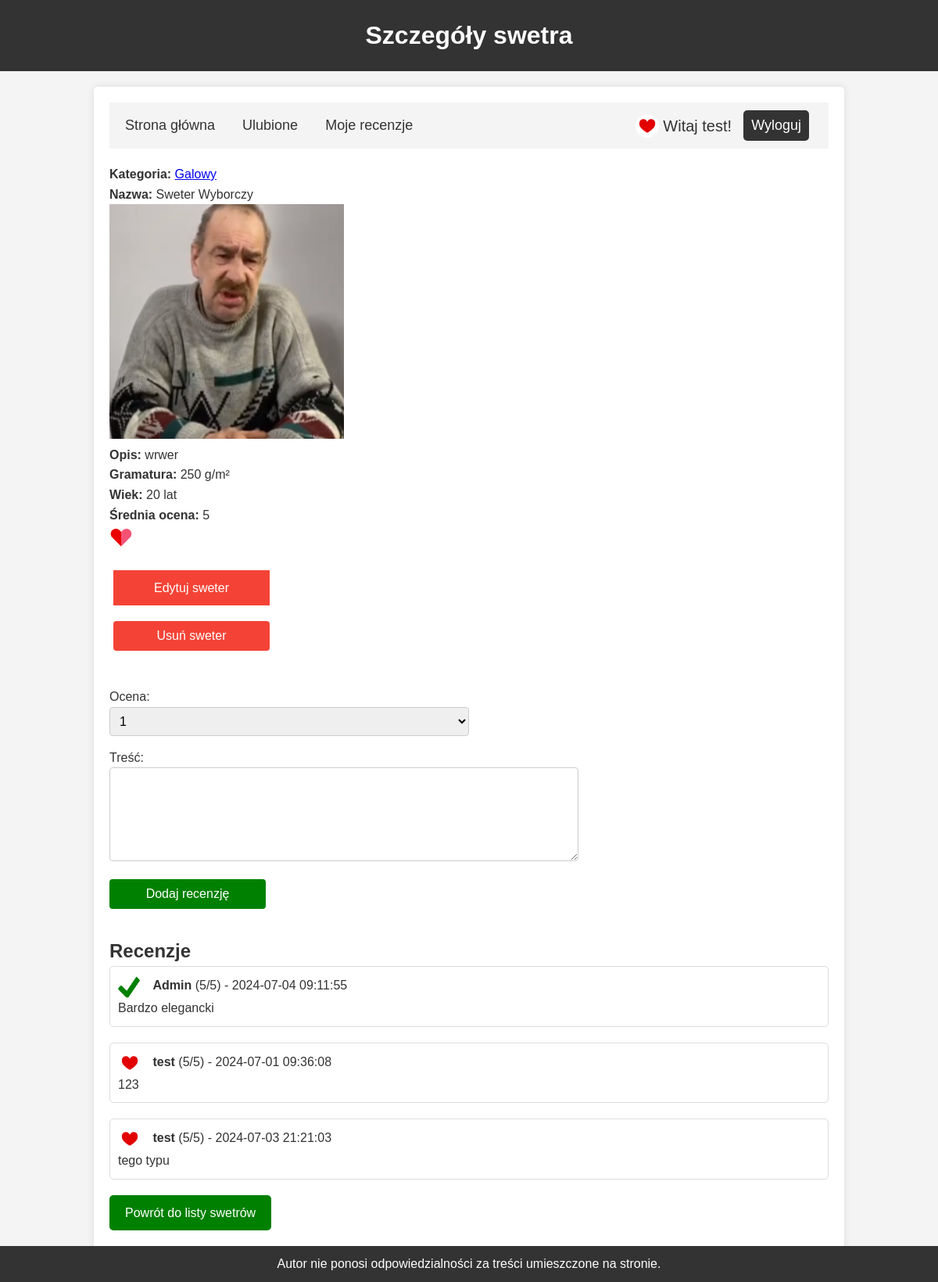
The page /swetry/details.php?id=7 (signed in) on the database its author committed.
### tables this page shows
CREATE TABLE `uzytkownicy` (
  `id` int(10) UNSIGNED NOT NULL,
  `login` varchar(50) DEFAULT NULL,
  `haslo` varchar(50) DEFAULT NULL,
  `email` varchar(50) DEFAULT NULL,
  `rola` varchar(50) DEFAULT 'user',
  `data` timestamp NOT NULL DEFAULT current_timestamp() ON UPDATE current_timestamp(),
  `profile_picture` varchar(255) NOT NULL DEFAULT 'upload_profile_pics/default.png'
);

CREATE TABLE `swetry` (
  `id` int(10) UNSIGNED NOT NULL,
  `idKategorii` int(10) UNSIGNED DEFAULT NULL,
  `nazwa` varchar(50) DEFAULT NULL,
  `obrazek` varchar(50) DEFAULT NULL,
  `opis` text DEFAULT NULL,
  `gramatura` int(11) DEFAULT NULL,
  `wiek` int(11) DEFAULT NULL
);

CREATE TABLE `kategorie` (
  `id` int(10) UNSIGNED NOT NULL,
  `nazwa` varchar(50) DEFAULT NULL,
  `opis` text DEFAULT NULL
);

CREATE TABLE `recenzje` (
  `id` int(10) UNSIGNED NOT NULL,
  `idSwetra` int(10) UNSIGNED DEFAULT NULL,
  `nick` varchar(50) DEFAULT NULL,
  `ocena` int(11) DEFAULT NULL,
  `tresc` text DEFAULT NULL,
  `data` timestamp NOT NULL DEFAULT current_timestamp()
);

### swetry/details.php (the view, shortened to what this page needs)
<!DOCTYPE html>
<html lang="pl">
<head>
    <link rel="stylesheet" href="styldetails.css">
</head>
<body>
<header>
    <h1>Szczegóły swetra</h1>
</header>
<div class="container">
    <nav class="menu">
        <?php require("menu.php"); ?>
    </nav>
    <?php
    $conn = new mysqli("localhost", "root", "", "swetrydb");
    $id = $_GET["id"];
    $idUzytkownika = $_SESSION["id"];
    $sql = "SELECT id FROM ulubione WHERE idSwetra = $id AND idUzytkownika = $idUzytkownika";
    $added = $conn->query($sql)->num_rows > 0;
    $heartImage = $added ? "obrazki/filled_heart.png" : "obrazki/empty_heart.png";
    $sql = "SELECT AVG(ocena) AS srednia FROM recenzje WHERE idSwetra = $id";
    $result = $conn->query($sql);
    $srednia = $result->fetch_object()->srednia;
    $sql = "SELECT idKategorii, k.nazwa AS nazwaKat, d.nazwa, obrazek, d.opis, gramatura, wiek
            FROM swetry d
            JOIN kategorie k ON d.idKategorii = k.id
            WHERE d.id = $id";
    $result = $conn->query($sql);
    $row = $result->fetch_object();
    ?>
    <div class="details">
        <p><strong>Kategoria:</strong> <a href='index.php?idKat=<?= $row->idKategorii ?>'><?= $row->nazwaKat ?></a></p>
        <p><strong>Nazwa:</strong> <?= $row->nazwa ?></p>
        <p><img src='obrazki/<?= $row->obrazek ?>' width='300' height='300'></p>
        <p><strong>Opis:</strong> <?= $row->opis ?></p>
        <p><strong>Gramatura:</strong> <?= $row->gramatura ?> g/m²</p>
        <p><strong>Wiek:</strong> <?= $row->wiek ?> lat</p>
        <p><strong>Średnia ocena:</strong> <?= round($srednia, 2) ?></p>
        <img class='fav' data-sweter='<?= $id ?>' src='<?= $heartImage ?>' alt='Toggle Favourite' width='30' height='30'>
    </div>
    <p class="edit-button"><a href='updateForm.php?id=<?= $id ?>' class='btn edit-btn'>Edytuj sweter</a></p>
    <form action="delete.php" method="post" class="delete-form">
        <input type="submit" value="Usuń sweter" class="btn delete-btn">
    </form>
    <br></br>
    <div class="review-form">
        <form action="insertReview.php" method="post">
            <p>
                <label for="ocena">Ocena:</label>
                <select name="ocena" id="ocena">
                    <option value="1">1</option>
                </select>
            </p>
            <p>
                <label for="tresc">Treść:</label>
                <textarea name="tresc" id="tresc" style="width: 600px; height: 120px;"></textarea>
            </p>
            <p><input type="submit" value="Dodaj recenzję" class="btn"></p>
        </form>
    </div>
    <div class="reviews">
        <?php
        $sql = "SELECT r.nick, r.ocena, r.tresc, r.data, u.profile_picture
                FROM recenzje r
                JOIN uzytkownicy u ON r.nick = u.login
                WHERE r.idSwetra = $id";
        $result = $conn->query($sql);
        if ($result->num_rows > 0) {
            echo "<h2>Recenzje</h2>";
            while ($row = $result->fetch_object()) {
                echo "<div class='review'>";
                echo "<img src='{$row->profile_picture}' width='30' height='30' class='profile-pic'> ";
                echo "<strong>{$row->nick}</strong> ({$row->ocena}/5) - {$row->data}<br>";
                echo "{$row->tresc}";
                echo "</div>";
            }
        } else {
            echo "<p>Brak recenzji</p>";
        }
        ?>
    </div>
    <a href="index.php" class="back-link">Powrót do listy swetrów</a>
    <br></br>
</div>
<footer>
    <?php require("footer.php"); ?>
</footer>
</body>
</html>

### swetry/menu.php (shortened to what this page needs)
<?php
require("db.php");
?>
<!DOCTYPE html>
<html lang="pl">
<head>
    <link rel="stylesheet" href="styl.css">
    <link rel="stylesheet" href="menu.css">
</head>
<body>
<nav class="navmenu">
    <div class="navmenu-links-left">
        <a href="index.php" class="navmenu-link">Strona główna</a>
        <a href="favourites.php" class="navmenu-link">Ulubione</a>
        <a href="myReviews.php" class="navmenu-link">Moje recenzje</a>
    </div>
    <div class="navmenu-links-right">
        <?php
        $login = $_SESSION["login"];
        $sql = "SELECT profile_picture FROM uzytkownicy WHERE login='$login'";
        $result = $conn->query($sql);
        $user = $result->fetch_object();
        ?>
    <span class="navmenu-welcome-msg">
        <img src="<?= $user->profile_picture ?>" width="30" height="30" class="navmenu-profile-pic">
        Witaj <?= $_SESSION["login"] ?>!
       </span>
        <a href="logout.php" class="navmenu-link navmenu-logout-btn">Wyloguj</a>
    </div>
</nav>
</body>
</html>

### swetry/styldetails.css (style rules this page uses)
* { margin: 0; padding: 0; box-sizing: border-box; }
body { font-family: Arial, sans-serif; background-color: #f4f4f4; color: #333; line-height: 1.6; }
header { background: #333; color: #fff; padding: 20px 0; text-align: center; }
.container { width: 80%; margin: 20px auto; padding: 20px; background: #fff; border-radius: 5px; box-shadow: 0 0 10px rgba(0, 0, 0, 0.1); }
.menu { margin-bottom: 20px; }
.details { margin-bottom: 20px; }
.edit-button, .delete-form, .review-form { margin-bottom: 20px; }
.delete-form { display: inline-block; vertical-align: middle; }
.edit-button a, .delete-form input[type="submit"] { margin-left: 5px; background-color: #f44336; color: white; border: none; padding: 10px 20px; text-align: center; text-decoration: none; display: inline-block; font-size: 16px; width: 200px; box-sizing: border-box; }
.review-form { width: 50%; float: left; clear: left; }
.review-form textarea { width: calc(100% - 20px); height: 100px; padding: 10px; box-sizing: border-box; }
.review-form input[type="submit"] { background-color: green; color: white; border: none; padding: 10px 20px; text-align: center; text-decoration: none; display: block; font-size: 16px; margin-top: 10px; cursor: pointer; width: 200px; box-sizing: border-box; }
.reviews { clear: both; }
.reviews h2 { clear: both; }
.reviews .review { clear: both; margin-bottom: 20px; }
.profile-pic { vertical-align: middle; border-radius: 50%; margin-right: 10px; }
.back-link { display: inline-block; padding: 10px 20px; background-color: green; color: white; text-decoration: none; border-radius: 5px; transition: background-color 0.3s ease; }
.fav { cursor: pointer; }
.menu { border: none; margin: 0; padding: 0; outline: none; box-shadow: none; }

### swetry/styl.css (style rules this page uses)
* { margin: 0; padding: 0; box-sizing: border-box; }
body { font-family: Arial, sans-serif; background-color: #f4f4f4; color: #333; line-height: 1.6; }
header { background: #333; color: #fff; padding: 20px 0; text-align: center; }
header h1 { margin: 0; }
nav { margin-bottom: 20px; background-color: #f0f0f0; padding: 10px; }
nav a { color: #333; text-decoration: none; margin-right: 15px; padding: 10px 15px; font-size: 18px; }
footer { background: #333; color: #fff; text-align: center; padding: 10px 0; margin-top: 20px; position: fixed; width: 100%; bottom: 0; }
form { max-width: 600px; margin: 0 auto; }
form p { margin-bottom: 15px; }
form input[type="file"], form input[type="text"], form textarea, form select { width: 100%; padding: 8px; font-size: 16px; border: 1px solid #ccc; border-radius: 4px; }
form input[type="submit"] { background-color: #333; color: #fff; border: none; padding: 10px 20px; cursor: pointer; border-radius: 4px; transition: background-color 0.3s; }
.container { width: 80%; margin: 20px auto; padding: 20px; background: #fff; border-radius: 5px; box-shadow: 0 0 10px rgba(0, 0, 0, 0.1); }
.review { border: 1px solid #ddd; padding: 10px; margin-bottom: 20px; border-radius: 5px; }

### swetry/menu.css (style rules this page uses)
.navmenu { display: flex; justify-content: space-between; align-items: center; padding: 10px; background-color: #f4f4f4; }
.navmenu-links-left, .navmenu-links-right { display: flex; align-items: center; }
.navmenu-link { color: #333; text-decoration: none; margin-right: 15px; padding: 5px 10px; }
.navmenu-welcome-msg { font-size: 20px; display: flex; align-items: center; margin-right: 15px; }
.navmenu-profile-pic { vertical-align: middle; border-radius: 50%; margin-right: 5px; }
.navmenu-logout-btn { background-color: #333; color: #fff; padding: 5px 10px; border-radius: 5px; text-decoration: none; transition: background-color 0.3s; }

### rows shown on the page
uzytkownicy: profile_picture (picture)
swetry: idKategorii.nazwa "Galowy", nazwa "Sweter Wyborczy", obrazek (picture), opis "wrwer", gramatura "250", wiek "20"
recenzje: uzytkownicy.profile_picture (placeholder picture), nick "Admin", ocena "5", data "2024-07-04 09:11:55", tresc "Bardzo elegancki"
recenzje: uzytkownicy.profile_picture (picture), nick "test", ocena "5", data "2024-07-01 09:36:08", tresc "123"
recenzje: uzytkownicy.profile_picture (picture), nick "test", ocena "5", data "2024-07-03 21:21:03", tresc "tego typu"

### other values the page prints
$_SESSION["login"] "test"
$srednia "5"
